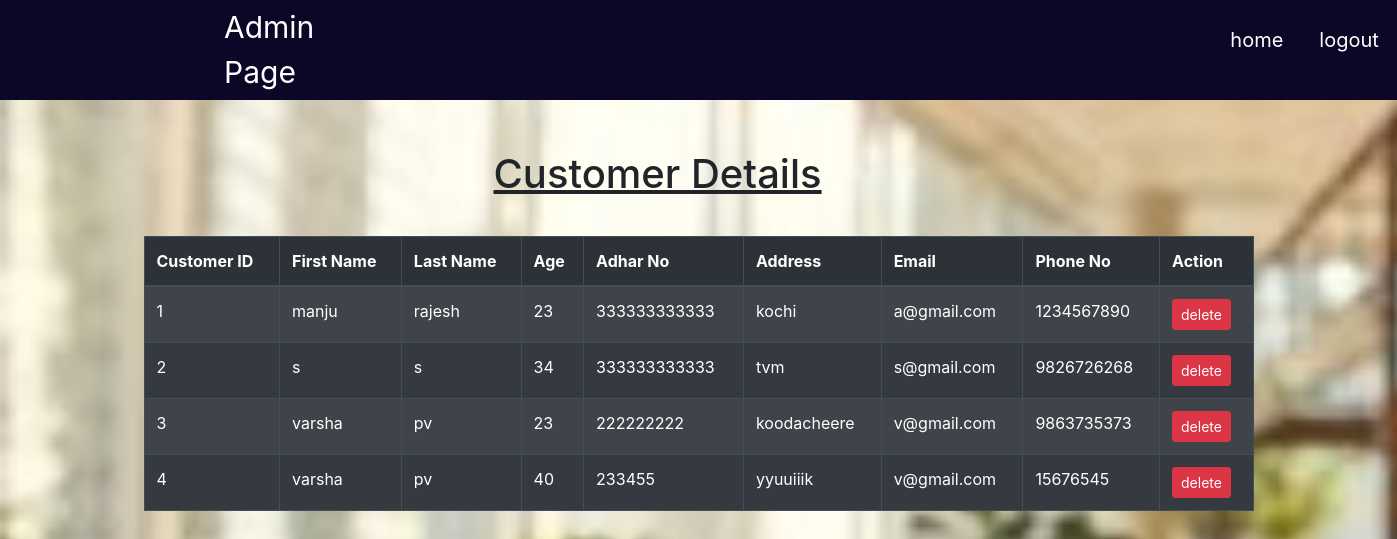
/adminapp/viewcustomer/, run on the app's committed database.
### account/models.py (models this page shows)
class CustomerDetails(models.Model):
    cid=models.IntegerField(primary_key=True)
    fname= models.CharField(max_length=100)
    lname= models.CharField(max_length=100)
    age=models.BigIntegerField()
    adhar=models.BigIntegerField()
    address=models.TextField()
    email=models.EmailField()
    phnno=models.BigIntegerField()
    user= models.ForeignKey(User,on_delete=models.CASCADE)

### adminapp/views.py (the view)
# urls.py: path('viewcustomer/',view_customer,name='view_customer'),
def view_customer(request):
    obj=CustomerDetails.objects.all()
    context={'i':obj}
    return render(request,'adminapp/view_customer.html',context)

### adminapp/templates/adminapp/view_customer.html
{% extends 'adminapp/shared/base.html' %}
{% block content %}
<u><h1 style="padding-top: 50px; padding-left: 350px;">Customer Details</h1></u>
<div style="padding-top: 30px;">
<table class="table  table-hover table-striped table-bordered table-dark"  >
    <thead>
        <tr class="table-active">
            <th>Customer ID</th>
            <th>First Name</th>
            <th>Last Name</th>
            <th>Age</th>
            <th>Adhar No</th>
            <th>Address</th>
            <th>Email</th>
            <th>Phone No</th>
            <th>Action</th>
        </tr>
    </thead>
    <tbody>
        {% for j in  i %}
            <tr>
                <td>{{j.cid}}</td>
                <td>{{j.fname}}</td>
                <td>{{j.lname}} </td>
                <td>{{j.age}}</td>
                <td>{{j.adhar}}</td>
                <td>{{j.address}}</td>
                <td>{{j.email}}</td>
                <td>{{j.phnno}} </td>
                <td>
                    <a href="{% url 'delete_customer' id=j.cid %}" class="btn btn-danger btn-sm">delete</a>
                </td>
            </tr>
        {% endfor %}
    </tbody>
</table>
</div>
    {% endblock content %}

### data on the page
CustomerDetails: cid "1", fname "manju", lname "rajesh", age "23", adhar "333333333333", address "kochi", email "a@gmail.com", phnno "1234567890"
CustomerDetails: cid "2", fname "s", lname "s", age "34", adhar "333333333333", address "tvm", email "s@gmail.com", phnno "9826726268"
CustomerDetails: cid "3", fname "varsha", lname "pv", age "23", adhar "222222222", address "koodacheere", email "v@gmail.com", phnno "9863735373"
CustomerDetails: cid "4", fname "varsha", lname "pv", age "40", adhar "233455", address "yyuuiiik", email "v@gmail.com", phnno "15676545"
